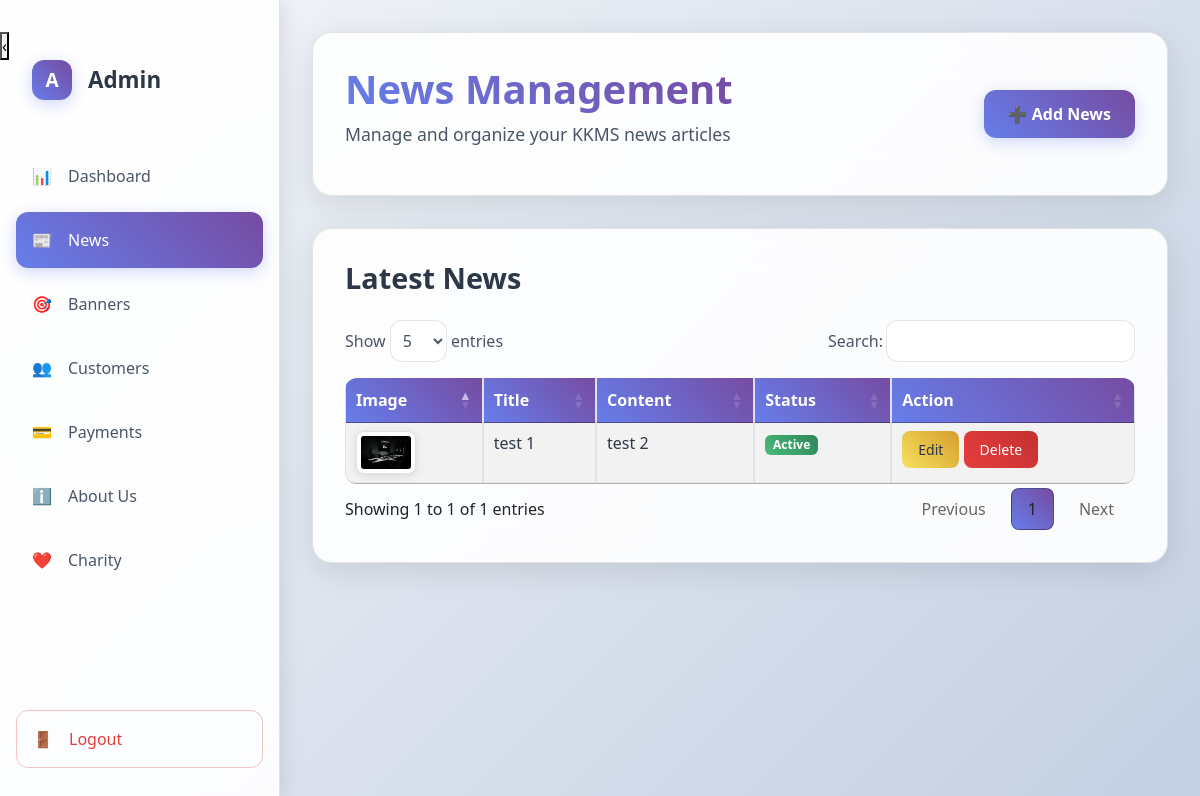
Page /news/ on the committed database.
### accounts/models.py (models this page shows, shortened)
class NewsEvents(models.Model):
    STATUS_CHOICES = (
        (0, "Inactive"),
        (1, "Active"),
    )
    title = models.CharField(max_length=120)
    content = models.TextField()
    status = models.IntegerField(choices=STATUS_CHOICES, default=1)
    image = models.ImageField(upload_to="news/", blank=True, null=True)
    is_active= models.BooleanField(default=True)
    created_at = models.DateTimeField(auto_now_add=True)
    updated_at = models.DateTimeField(auto_now=True)

### accounts/views.py (the view)
# urls.py: path('news/', views.news_list, name='news_list'),
def news_list(request):
    news_list = NewsEvents.objects.all().order_by('-id')  # latest first
    return render(request, 'super_admin/news.html', {'news_list': news_list})

### templates/super_admin/news.html (shortened to what this page needs)
{% load static %}
<!DOCTYPE html>
<html lang="en">
<head>
    <link rel="stylesheet" href="https://cdn.datatables.net/1.13.5/css/jquery.dataTables.min.css">
    <link href="https://cdn.jsdelivr.net/npm/bootstrap@5.3.0/dist/css/bootstrap.min.css" rel="stylesheet">
</head>
<body>
    <div class="dashboard-container">
        <aside class="sidebar" id="sidebar">
            <button class="toggle-btn" onclick="toggleSidebar()">
                <span id="toggle-icon">‹</span>
            </button>
            <div class="sidebar-header">
                <div class="logo">A</div>
                <span class="logo-text">Admin</span>
            </div>
            <nav role="navigation">
                <ul class="nav-menu">
                    <li class="nav-item">
                        <a href="/super-admin/dashboard/" class="nav-link" onclick="setActive(this)">
                            <span class="nav-icon">📊</span>
                            <span class="nav-text">Dashboard</span>
                        </a>
                    </li>
                    <li class="nav-item">
                        <a href="/news/" class="nav-link active" onclick="setActive(this)">
                            <span class="nav-icon">📰</span>
                            <span class="nav-text">News</span>
                        </a>
                    </li>
                    <li class="nav-item">
                        <a href="/banners/" class="nav-link" onclick="setActive(this)">
                            <span class="nav-icon">🎯</span>
                            <span class="nav-text">Banners</span>
                        </a>
                    </li>
                    <li class="nav-item">
                        <a href="/customers/" class="nav-link" onclick="setActive(this)">
                            <span class="nav-icon">👥</span>
                            <span class="nav-text">Customers</span>
                        </a>
                    </li>
                    <li class="nav-item">
                        <a href="/payments/" class="nav-link" onclick="setActive(this)">
                            <span class="nav-icon">💳</span>
                            <span class="nav-text">Payments</span>
                        </a>
                    </li>
                    <li class="nav-item">
                        <a href="/about-us/" class="nav-link" onclick="setActive(this)">
                            <span class="nav-icon">ℹ️</span>
                            <span class="nav-text">About Us</span>
                        </a>
                    </li>
                    <li class="nav-item">
                        <a href="/admin-charity/" class="nav-link" onclick="setActive(this)">
                            <span class="nav-icon">❤️</span>
                            <span class="nav-text">Charity</span>
                        </a>
                    </li>
                </ul>
            </nav>
            <div class="logout-section">
                <a href="/admin-logout/" class="logout-link" onclick="confirmLogout(event)">
                    <span class="nav-icon">🚪</span>
                    <span class="nav-text">Logout</span>
                </a>
            </div>
        </aside>
        <main class="main-content">
            <div class="header">
                <div class="header-content">
                    <h1>News Management</h1>
                    <p>Manage and organize your KKMS news articles</p>
                </div>
                <button class="add-btn" data-bs-toggle="modal" data-bs-target="#addNewsModal">
                    <span>➕</span> Add News
                </button>
            </div>
            <div class="container mt-4">
                <h2>Latest News</h2>
                <table id="newsTable" class="table table-striped table-bordered">
                    <thead>
                        <tr>
                            <th>Image</th>
                            <th>Title</th>
                            <th>Content</th>
                            <th>Status</th>
                            <th>Action</th>
                        </tr>
                    </thead>
                    <tbody>
                        {% for news in news_list %}
                        <tr>
                            <td>
                                {% if news.image %}
                                <img src="{{ news.image.url }}" alt="{{ news.title }}" class="img-thumbnail"
                                    style="width:60px; cursor:pointer;" data-bs-toggle="modal"
                                    data-bs-target="#imageModal" data-src="{{ news.image.url }}">
                                {% else %}
                                No Image
                                {% endif %}
                            </td>
                            <td>{{ news.title }}</td>
                            <td>{{ news.content|truncatewords:20 }}</td>
                            <td>
                                {% if news.status == 1 %}
                                <span class="badge bg-success">Active</span>
                                {% else %}
                                <span class="badge bg-secondary">Inactive</span>
                                {% endif %}
                            </td>
                            <td>
                                <a href="#" class="btn btn-sm btn-warning edit-btn" data-id="{{ news.id }}"
                                    data-title="{{ news.title|escapejs }}" data-content="{{ news.content|escapejs }}"
                                    data-status="{{ news.status }}"
                                    data-image="{% if news.image %}{{ news.image.url }}{% endif %}">
                                    Edit
                                </a>
                                <a href="{% url 'news_delete' news.id %}" class="btn btn-sm btn-danger"
                                    onclick="return confirm('Are you sure you want to delete this news?');">
                                    Delete
                                </a>
                            </td>
                        </tr>
                        {% endfor %}
                    </tbody>
                </table>
            </div>
        </main>
    </div>
</body>
</html>

### templates/super_admin/news.html (style rules this page uses)
* { margin: 0; padding: 0; box-sizing: border-box; }
body { font-family: 'Segoe UI', Tahoma, Geneva, Verdana, sans-serif; background: linear-gradient(135deg, #f5f7fa 0%, #c3cfe2 100%); min-height: 100vh; overflow-x: hidden; }
.dashboard-container { display: flex; min-height: 100vh; }
.sidebar { width: 280px; background: rgba(255, 255, 255, 0.9); backdrop-filter: blur(20px); border-right: 1px solid rgba(0, 0, 0, 0.1); padding: 2rem 0; position: fixed; height: 100vh; z-index: 1000; transition: all 0.3s ease; box-shadow: 2px 0 20px rgba(0, 0, 0, 0.1); }
.sidebar-header { padding: 0 2rem; margin-bottom: 3rem; display: flex; align-items: center; gap: 1rem; }
.logo { width: 40px; height: 40px; background: linear-gradient(45deg, #667eea, #764ba2); border-radius: 12px; display: flex; align-items: center; justify-content: center; color: white; font-weight: bold; font-size: 1.2rem; box-shadow: 0 4px 15px rgba(102, 126, 234, 0.3); }
.logo-text { color: #2d3748; font-size: 1.4rem; font-weight: 600; transition: opacity 0.3s ease; }
.nav-menu { list-style: none; padding: 0 1rem; }
.nav-item { margin-bottom: 0.5rem; }
.nav-link { display: flex; align-items: center; gap: 1rem; padding: 1rem; color: #4a5568; text-decoration: none; border-radius: 12px; transition: all 0.3s ease; position: relative; overflow: hidden; }
.nav-link.active { background: linear-gradient(45deg, #667eea, #764ba2); color: white; box-shadow: 0 4px 15px rgba(102, 126, 234, 0.3); }
.nav-icon { width: 20px; height: 20px; display: flex; align-items: center; justify-content: center; }
.nav-text { transition: opacity 0.3s ease; }
.logout-section { position: absolute; bottom: 2rem; left: 1rem; right: 1rem; }
.logout-link { display: flex; align-items: center; gap: 1rem; padding: 1rem; color: #e53e3e; text-decoration: none; border-radius: 12px; transition: all 0.3s ease; border: 1px solid rgba(229, 62, 62, 0.3); }
.main-content { flex: 1; margin-left: 280px; padding: 2rem; transition: margin-left 0.3s ease; }
.header { background: rgba(255, 255, 255, 0.9); backdrop-filter: blur(20px); border-radius: 20px; padding: 2rem; margin-bottom: 2rem; border: 1px solid rgba(0, 0, 0, 0.1); box-shadow: 0 8px 32px rgba(0, 0, 0, 0.1); display: flex; justify-content: space-between; align-items: center; flex-wrap: wrap; gap: 1rem; }
.header h1 { color: #2d3748; font-size: 2.5rem; font-weight: 700; margin-bottom: 0.5rem; background: linear-gradient(45deg, #667eea, #764ba2); -webkit-background-clip: text; -webkit-text-fill-color: transparent; background-clip: text; }
.header p { color: #4a5568; font-size: 1.1rem; }
.add-btn, .btn-primary { background: linear-gradient(45deg, #667eea, #764ba2); border: none; border-radius: 12px; padding: 0.75rem 1.5rem; font-weight: 600; color: white; transition: all 0.3s ease; box-shadow: 0 4px 15px rgba(102, 126, 234, 0.3); }
.btn-warning { background: linear-gradient(45deg, #f6e05e, #d69e2e); border: none; border-radius: 8px; padding: 0.5rem 1rem; color: #2d3748; transition: all 0.3s ease; }
.btn-danger { background: linear-gradient(45deg, #e53e3e, #c53030); border: none; border-radius: 8px; padding: 0.5rem 1rem; transition: all 0.3s ease; }
.container { background: rgba(255, 255, 255, 0.9); backdrop-filter: blur(20px); border-radius: 20px; padding: 2rem; border: 1px solid rgba(0, 0, 0, 0.1); box-shadow: 0 8px 32px rgba(0, 0, 0, 0.1); animation: slideIn 0.6s ease forwards; }
.container h2 { color: #2d3748; font-size: 1.8rem; font-weight: 600; margin-bottom: 1.5rem; }
.table { background: transparent; border-radius: 12px; overflow: hidden; }
.table th { background: linear-gradient(45deg, #667eea, #764ba2); color: white; padding: 1rem; font-weight: 600; }
.table td { background: rgba(255, 255, 255, 0.95); color: #2d3748; padding: 1rem; border-bottom: 1px solid rgba(0, 0, 0, 0.1); }
.table img { border-radius: 8px; box-shadow: 0 2px 10px rgba(0, 0, 0, 0.1); transition: transform 0.3s ease; }
.badge.bg-success { background: linear-gradient(45deg, #48bb78, #2f855a); }

### rows in the picture
NewsEvents: image (picture), title "test 1", content "test 2", status "Active"
